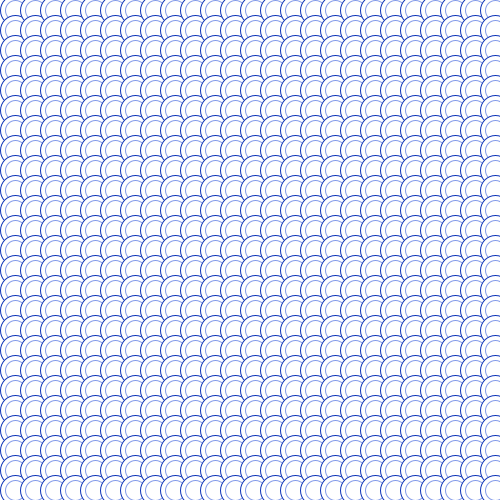
Frame 1 (no input)
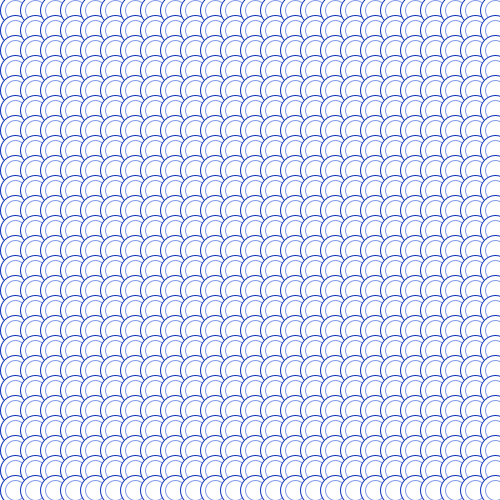
Frame 2 (the mouse pressed at the canvas centre, redrawn once)

The Processing sketch that drew these frames (run headless with seeded random() and noise(); the mouse was pressed at the canvas centre and the sketch redrawn once):

// Processing sketch: processing_81525
// ── processing_81525.pde

void setup ()
{
size(500,500);
background(255);
stroke(0);
smooth();

}


void draw()
{  
for (int posX=5;posX < width;posX=posX+20)
{
  for (int posY=10;posY < height; posY=posY+20)
  {

stroke(#0B31B7);
  ellipse(posX+10,posY,30,30);
  stroke(#839AE8);
  ellipse(posX+10,posY,20,20);

  }
}
  noLoop();

} 
